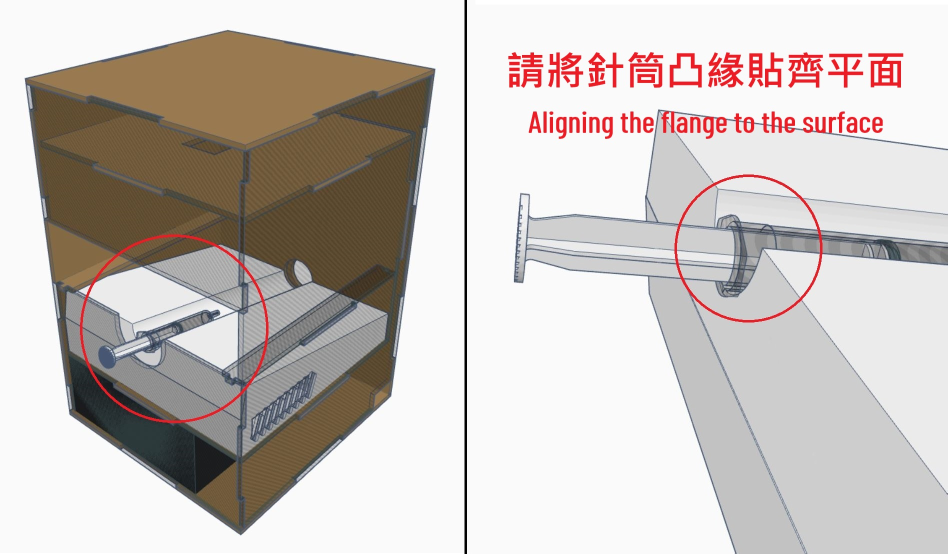
#> input picture GUI/images/HW_V2_with_syringe.jpg, 1895 x 1107 px, given in place of the camera (shown at 1/2 size)
$ python syringe_scale_original.py   (older library calls are emulated)
#> lines starting #> are read from the running program, lines starting #| are printed output that depends on the picture; after the words box and inside, x2 and y2 are one past the last pixel; in counts of white or black regions, pixels touching at a corner belong together
#> further down, last_frame is the input picture: shape (1107, 1895, 3); mean B, G, R 189.8, 194.3, 201.9
try:
    # fix opencv open webcam slowly bug in WIN10
    import os
    os.environ["OPENCV_VIDEOIO_MSMF_ENABLE_HW_TRANSFORMS"] = "0"
    # call cv2 in WIN10
    from cv2 import cv2
except:
    # call cv2 in jetson nano
    import cv2

import numpy as np

class syringe_scale:
    def __init__(self, cfg):
        self.__homography = cfg["homography"]
        self.__template_fig_path = cfg["template_fig_path"]
        self.__pix2unit = cfg["px2unit"]

    def image_crop(self, img, syringe_type):
        if syringe_type == "1 ml":
            img = img[230:-40, 70:-70]
        elif syringe_type == "3 ml":
            img = img[360:-30, 60:-60]
        elif syringe_type == "5 ml":
            img = img[290:, 45:-45]
        elif syringe_type == "10 ml":
            img = img[70:-10, 30:-30]
        elif syringe_type == "100 units":
            img = img[230:-20, 80:-80]
        elif syringe_type == "others":
            img = img[440:-110, 70:-70]
        return img

    def image_homography(self, img):  # (1080, 1920, 3) -> (1000, 250, 3)
        # w, h = 1020, 260
        w, h = 1200, 260
        pts1 = np.float32(self.__homography)
        pts2 = np.float32([[0, 0], [w, 0], [0, h], [w, h]])
        H, _ = cv2.findHomography(pts1, pts2, method=cv2.RANSAC, ransacReprojThreshold=3.0)
        img = cv2.warpPerspective(img, H, (w, h), flags=cv2.INTER_LINEAR)
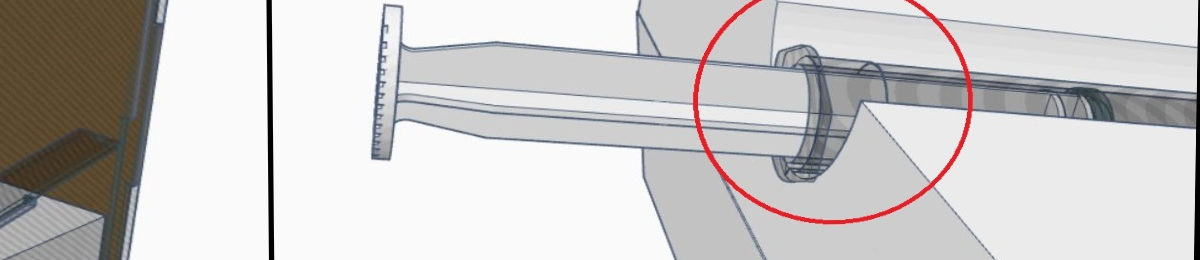
#> img: shape (260, 1200, 3); mean of channels 0, 1, 2 200.2, 201.1, 203.6; drawn as B, G, R
        img = cv2.rotate(img, cv2.ROTATE_90_CLOCKWISE)
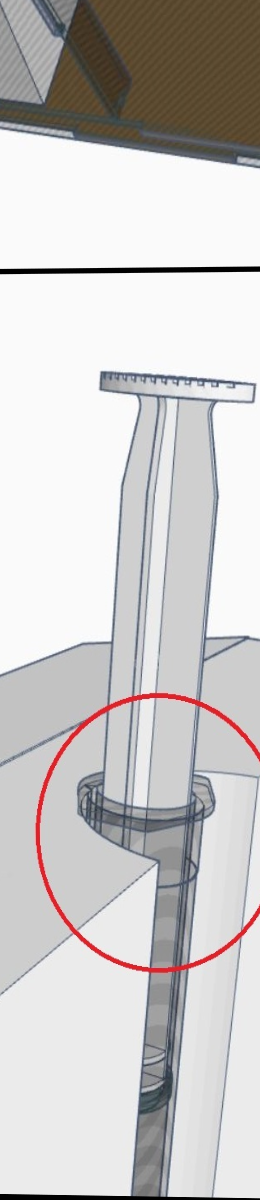
#> img: shape (1200, 260, 3); mean of channels 0, 1, 2 200.2, 201.1, 203.6; drawn as B, G, R
        # print(img.shape)
        return img[150:w - 50, 5:-5]
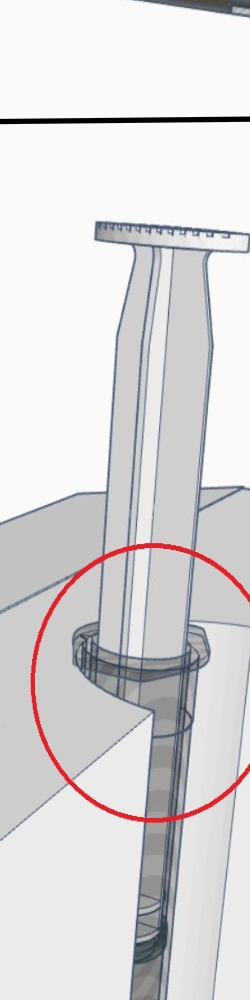
#> returned value: shape (1000, 250, 3); mean of channels 0, 1, 2 218.2, 216.9, 218.5; drawn as B, G, R

    def image_preprocessing(self, last_frame, cur_frame, syringe_type):
        frame1 = self.image_crop(self.image_homography(last_frame), syringe_type)
#> in image_crop, `img = img[230:-40, 70:-70]`:
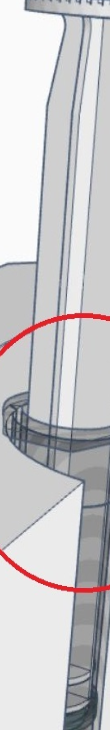
#> img: shape (730, 110, 3); mean of channels 0, 1, 2 202.3, 200, 201.5; drawn as B, G, R
        frame2 = self.image_crop(self.image_homography(cur_frame), syringe_type)
        img = np.mean([frame1, frame2], axis=0).astype(np.uint8)  # get 2 frame mean
        return img

    # [53 lines of commented-out code are left out]

    def find_match_template(self, img, syringe_type, threshold=0.5):
        ## template img load and thresh
#> called with syringe_type = '1 ml', threshold = 0.5
        template = cv2.imread("{}/{}.png".format(self.__template_fig_path, syringe_type.replace(" ", "")), 0)
        _, template_bin = cv2.threshold(template, 0, 255, cv2.THRESH_BINARY + cv2.THRESH_OTSU)
        ## img thresh
        _, img_bin = cv2.threshold(cv2.cvtColor(img, cv2.COLOR_BGR2GRAY), 0, 255, cv2.THRESH_BINARY + cv2.THRESH_OTSU)
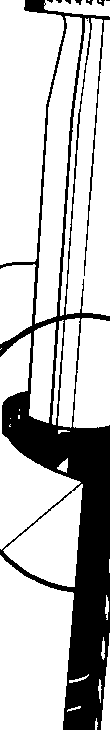
#> img_bin: shape (730, 110); 76.2% white; 9 black regions (5 under 20 px), largest, box (x1, y1, x2, y2) and area: (0, 0, 110, 730) 19027, (97, 0, 105, 6) 28, (86, 0, 93, 5) 22, (75, 0, 82, 5) 21
        ## template size must <= img size
#> (the run stopped early here; a loop or call above may not have finished)
